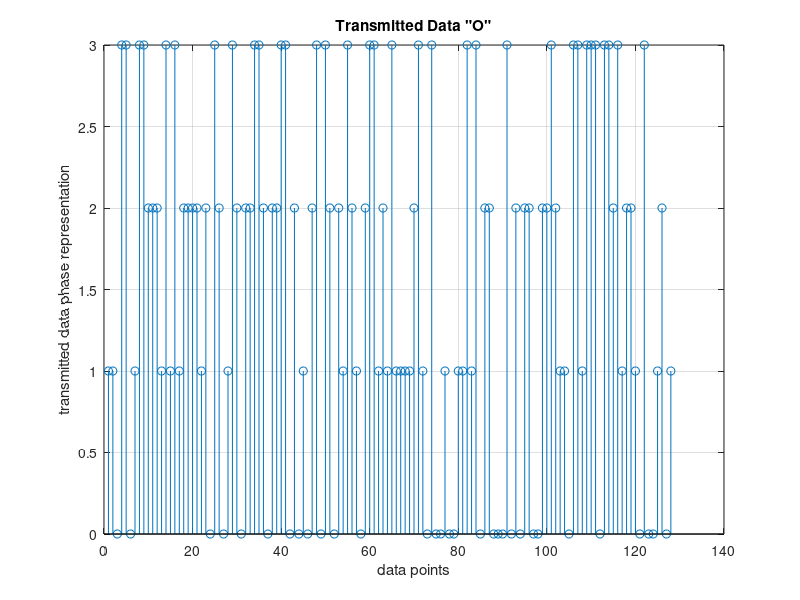
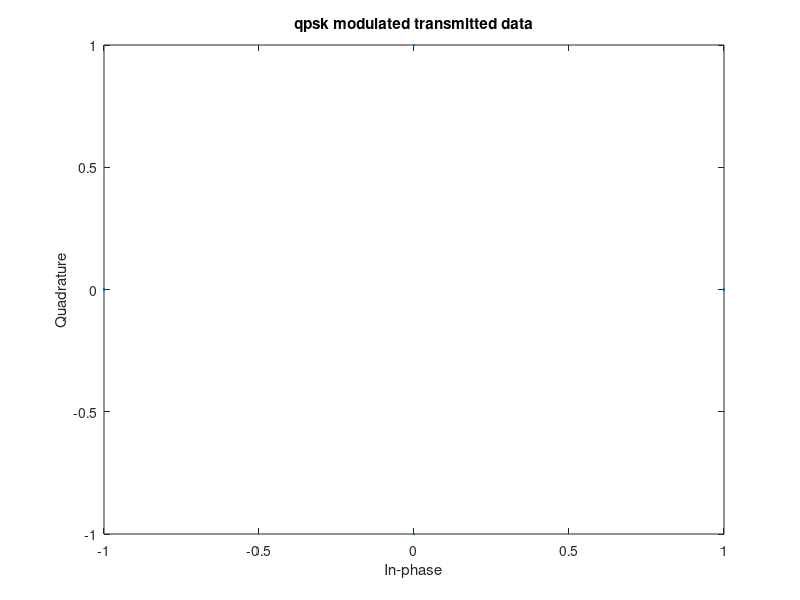
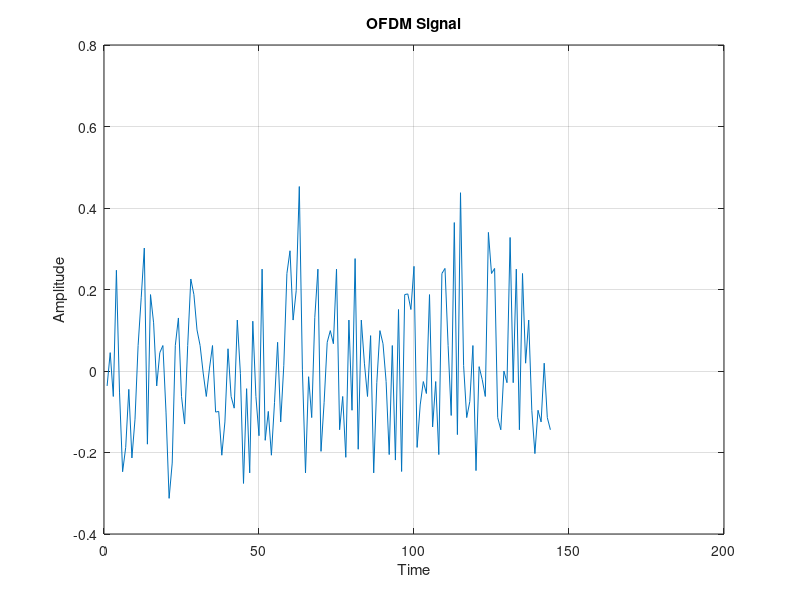

These figures' MATLAB source, in order: (Note: this script raises an error after producing the figures.)
clear
clc
%% *************Simulation Parameters***************************

Nsc= 128; % Number of OFDM subcarrier 
Nsd= 110; % number of used sub carrier
Nsp= 18; %number of used pilot sub-carrier
Rcp=1/9; % Overhead of cyclic prefix 
las_width= 5e6; %width of laser OFDM
Rb= 10e9; %Data Rate
Rin= -150; %Relative Intensity noise db/hz
wav= 1550*10^-9; %Wavelength 
G= 10; %preamplifying gain db;
Ge=20; 
n= 0.75; % Effeciency of Photo Diode
Fn= 4.77; %Noise Figure of Optical Amplifier
m = 0.1; %modulation technique
le = 1000; %link length
Tn = 0.9; % Transmitter optical effeciency
Rn= 0.75; %Reciever optical effeienyy 
Tdia = 0.1; %aperture of Tx
Rdia= 5*10^-3; %aperture of Rx
theta= 72*10^-6; % Half Beam divergence angle
coeff= 2; % Attenuation coeffecient for haze atmospheric condition
loss_window= 1; %optical Window loss
loss_pointing= 1; % Pointing loss
Ref_in_mod= 1.7*10^-14;% Refractive index for moderate turbulance
Ref_in_strong= 5*10^-14;% Refractive index for strong turbulance
G_t=8/theta;
G_r=(pi*Rdia/wav)^2;
Pt_av= 100; %Average optical power transmitted (Db)
I=1; % Irradiance
k=1.38*10^-23;
Fn=4.47;
h_upperlimit = 8; %Upperlimit of h
h_lowerlimit = 0; %Lowerlimit of h 
x= 0.01; %Interval of PDF
h= (h_lowerlimit:x:h_upperlimit);
noise_x =(0:0.01:80);

k_beam   = (2*pi)/wav;
Cn_sq    = 1.7e-14;
h_a = exp(coeff*le);

%% *************OFDM Simulation***************************
M = 4;                          %   QPSK signal constellation
no_of_data_points = 128;        %   have 64 data points
block_size = 16;                 %   size of each ofdm block
cp_len = 2;  %   length of cyclic prefix
no_of_ifft_points = block_size;           %   8 points for the FFT/IFFT
no_of_fft_points = block_size;
%%  ---------------------------------------------
%   B:  %   +++++   TRANSMITTER    +++++
%   ---------------------------------------------
%   1.  Generate 1 x 64 vector of data points phase representations
data_source = randsrc(1, no_of_data_points, 0:M-1);
figure(1)
 stem(data_source); grid on; xlabel('data points'); ylabel('transmitted data phase representation')
 title('Transmitted Data "O"')
%   2.  Perform QPSK modulation
qpsk_modulated_data = pskmod(data_source, M);
scatterplot(qpsk_modulated_data);title('qpsk modulated transmitted data')
%   3.  Do IFFT on each block
%   Make the serial stream a matrix where each column represents a pre-OFDM
%   block (w/o cyclic prefixing)
%   First: Find out the number of colums that will exist after reshaping
num_cols=length(qpsk_modulated_data)/block_size;
data_matrix = reshape(qpsk_modulated_data, block_size, num_cols);
%   Second: Create empty matix to put the IFFT'd data
cp_start = block_size-cp_len;
cp_end = block_size;
%   Third: Operate columnwise & do CP
for i=1:num_cols,
    ifft_data_matrix(:,i) = ifft((data_matrix(:,i)),no_of_ifft_points);
    %   Compute and append Cyclic Prefix
    for j=1:cp_len,
       actual_cp(j,i) = ifft_data_matrix(j+cp_start,i);
    end
    %   Append the CP to the existing block to create the actual OFDM block
    ifft_data(:,i) = vertcat(actual_cp(:,i),ifft_data_matrix(:,i));
end
%   4.  Convert to serial stream for transmission
[rows_ifft_data cols_ifft_data]=size(ifft_data);
len_ofdm_data = rows_ifft_data*cols_ifft_data;
%   Actual OFDM signal to be transmitted
ofdm_signal = reshape(ifft_data, 1, len_ofdm_data);
figure(3)
 plot(real(ofdm_signal)); xlabel('Time'); ylabel('Amplitude');
title('OFDM Signal');grid on;
P_t=Pt_av*Tn*G_t*(1+(m*ofdm_signal));





%% Gamma-Gamma
sigma_sq = 1.23*Cn_sq*(k_beam^(7/6))*le^(11/6);

dsig    = sqrt((0.25*k_beam*(Rdia)^2)/le);

%beta1 
beta1_Num = 0.51*sigma_sq*(1+(0.69*(sigma_sq)^1.2))^(-5/6);
beta1_Den = 1+(0.9*dsig^2)+(0.62*dsig^2*(sigma_sq)^1.2);

beta1     = ((exp(beta1_Num/beta1_Den))-1)^-1;

%alpha1
alpha1_Num= 0.49*sigma_sq;
alpha1_Den= (1+(0.65*dsig^2)+(1.11*(sigma_sq)^1.2))^(7/6);

alpha1    = ((exp(alpha1_Num/alpha1_Den))-1)^-1;
GGpdf_h = zeros(1,length(h));

for i = 1:length(h)
    GGpdf_h(i) = PGG2(alpha1,beta1,h(i));
end
figure(6)
plot(h,GGpdf_h)

%% Noise

  h2=h.^2;

 Snr_th= 22.6;
 SNR_th=10.^(Snr_th./10);
%SNR_th= SNR_th.*h2;
 n0= Pt_av./SNR_th.*h2;
 N0= trapz(h,n0.*GGpdf_h);
 
 SNR_db=0:5:60

for i =1:13
 SNR_dB=SNR_db(i);
% SNR_dB=37; %SNR value in dB
  SNR=10.^(SNR_dB./10);
  snr_h= SNR.*h2;
 

%   SNR= SNR.*h2;
 Noise_var_pdf=Pt_av./SNR.*h2;
 Noise_var=trapz(h,Noise_var_pdf.*GGpdf_h);
 noise_pdf = raylpdf(noise_x,sqrt(Noise_var));
 plot(noise_x, noise_pdf)
 title('noise pdf')
 
 %% SNR and BER
     [c limit]=  min(abs(noise_x-N0));
     if limit==1
        stp(i)=0
     else
         stp(i)= trapz(noise_x(1:limit),noise_pdf(1:limit))
     end
    
BER(i)=trapz(h,0.5.*erfc(sqrt(snr_h./2)).*GGpdf_h)
end
plot(SNR_db,stp)
title('stp')

area1=trapz(h,GGpdf_h)


plot(SNR_db,BER)
set(gca, 'YScale', 'log')
title('BER')
%% STP Calculation

%   for i= 1:length(h2)
%       STP[i]= trapz(GGpdg_h).*
%   end
  
%%
%   ------------------------------------------
%   E:  %   +++++   RECEIVER    +++++
%   ------------------------------------------
 
P_r=P_t*n*G_r*((wav/4*pi*le)^2)*I;
p_d=((m*G*Ge*Tn*Rn*G_t*G_r*Pt_av*((wav/4*pi*le)^2)*I)^2);


%   1.  Pass the ofdm signal through the channel
recvd_signal = ofdm_signal;
%   4.  Convert Data back to "parallel" form to perform FFT
recvd_signal_matrix = reshape(recvd_signal,rows_ifft_data, cols_ifft_data);
%   5.  Remove CP
recvd_signal_matrix(1:cp_len,:)=[];
%   6.  Perform FFT
for i=1:cols_ifft_data,
    %   FFT
    fft_data_matrix(:,i) = fft(recvd_signal_matrix(:,i),no_of_fft_points);
end
%   7.  Convert to serial stream
recvd_serial_data = reshape(fft_data_matrix, 1,(block_size*num_cols));
%   8.  Demodulate the data
qpsk_demodulated_data = pskdemod(recvd_serial_data,M);
scatterplot(qpsk_modulated_data);title('qpsk modulated received data')
 figure(5)
stem(qpsk_demodulated_data,'rx');
grid on;xlabel('data points');ylabel('received data phase representation');title('Received Data "X"')  

figure(9)
plot(noise_x,noise_pdf)


